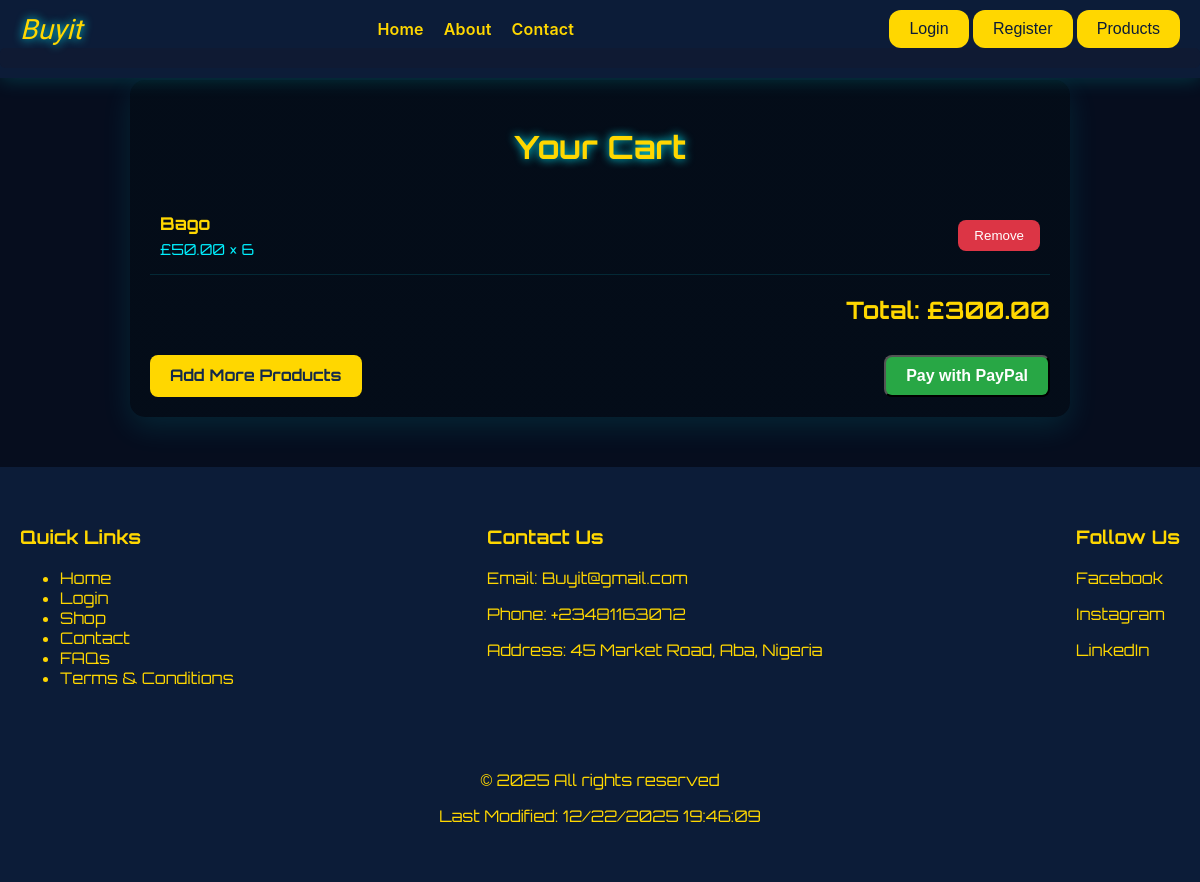
The app's page /cart/ (signed in) with its own data.
### shop/models.py (models this page shows, shortened)
class CartItem(models.Model):
    user = models.ForeignKey(User, on_delete=models.CASCADE)
    product = models.ForeignKey(Product, on_delete=models.CASCADE)
    quantity = models.PositiveIntegerField(default=1)
    def total_price(self):
        return self.product.price * self.quantity

class Product(models.Model):
    name = models.CharField(max_length=200)
    description = models.TextField()
    category = models.ForeignKey(Category, on_delete=models.CASCADE, related_name='products',null=True, blank=True)
    price = models.DecimalField(max_digits=10, decimal_places=2)
    image = models.ImageField(upload_to='image/', blank=True, null=True)
    created_at = models.DateTimeField(auto_now_add=True)

### shop/views.py (the view)
# urls.py: path('cart/', views.cart_view, name='cart'),
@login_required
def cart_view(request):
    cart_items = CartItem.objects.filter(user=request.user)
    total = sum(item.total_price() for item in cart_items)
    return render(request, 'cart.html', {'cart_items': cart_items, 'total': total})

### shop/templates/cart.html (shortened to what this page needs)
{% extends 'base.html' %}
{% block content %}
<div class="cart-container">
    <h2>Your Cart</h2>
    {% if cart_items %}
        {% for item in cart_items %}
            <div class="cart-item">
                <div class="cart-item-details">
                    <strong>{{ item.product.name }}</strong>
                    <span>£{{ item.product.price }} × {{ item.quantity }}</span>
                </div>
                <form method="post" action="{% url 'remove-from-cart' item.id %}">
                    <button type="submit">Remove</button>
                </form>
            </div>
        {% endfor %}
        <p class="cart-total">
            Total: £{{ total }}
        </p>
        <div class="buttr">
            <a href="{% url 'product_list' %}" class="add-products-link">Add More Products</a>
            <form method="post" action="{% url 'paypal_create' %}">
                <button type="submit" class="checkout-btn">Pay with PayPal</button>
            </form>
        </div>
    {% else %}
        <p class="empty-cart-message">Your cart is empty.</p>
    {% endif %}
</div>
{% endblock content %}

### shop/templates/cart.html (style rules this page uses)
.cart-container { width: 90%; max-width: 900px; margin: 80px auto 50px; padding: 20px; background: linear-gradient(rgba(0,0,0,0.6), rgba(0,0,0,0.6)), #0a1f3d; border-radius: 15px; box-shadow: 0 10px 30px rgba(0,255,255,0.1); color: #f0f0f0; font-family: 'Orbitron', sans-serif; }
.cart-container h2 { text-align: center; font-size: 2rem; margin-bottom: 30px; color: #ffd700; text-shadow: 0 0 10px #00f0ff; animation: glow 2s infinite alternate; }
.cart-item { display: flex; justify-content: space-between; align-items: center; padding: 15px 10px; border-bottom: 1px solid #00f0ff20; transition: background 0.3s ease; }
.cart-item-details strong { display: block; font-size: 1.1rem; margin-bottom: 5px; color: #ffd700; }
.cart-item-details span { font-size: 0.95rem; color: #00f0ff; }
.cart-item form button { background-color: #dc3545; color: white; padding: 8px 16px; border: none; border-radius: 8px; cursor: pointer; transition: all 0.3s ease; }
.cart-total { font-size: 1.5rem; font-weight: bold; text-align: right; margin-top: 20px; color: #ffd700; }
.buttr { display: flex; justify-content: space-between; flex-wrap: wrap; gap: 10px; margin-top: 30px; }
.add-products-link, .checkout-btn { display: inline-block; padding: 10px 20px; font-size: 16px; text-decoration: none; border-radius: 8px; cursor: pointer; font-weight: bold; text-align: center; transition: all 0.3s ease; }
.add-products-link { background-color: #ffd700; color: #13294b; }
.checkout-btn { background-color: #28a745; color: #fff; }

### shop/templates/base.html (style rules this page uses)
body { background-color: #060d1e; color: #f0f0f0; font-family: 'Orbitron', sans-serif; margin: 0; padding: 0; overflow-x: hidden; }
a { text-decoration: none; color: #ffd700; transition: 0.3s; }

### records on screen
CartItem: product.name "Bago", product.price "50.00", quantity "6"

### other values on screen
{{ total }} "300.00"
